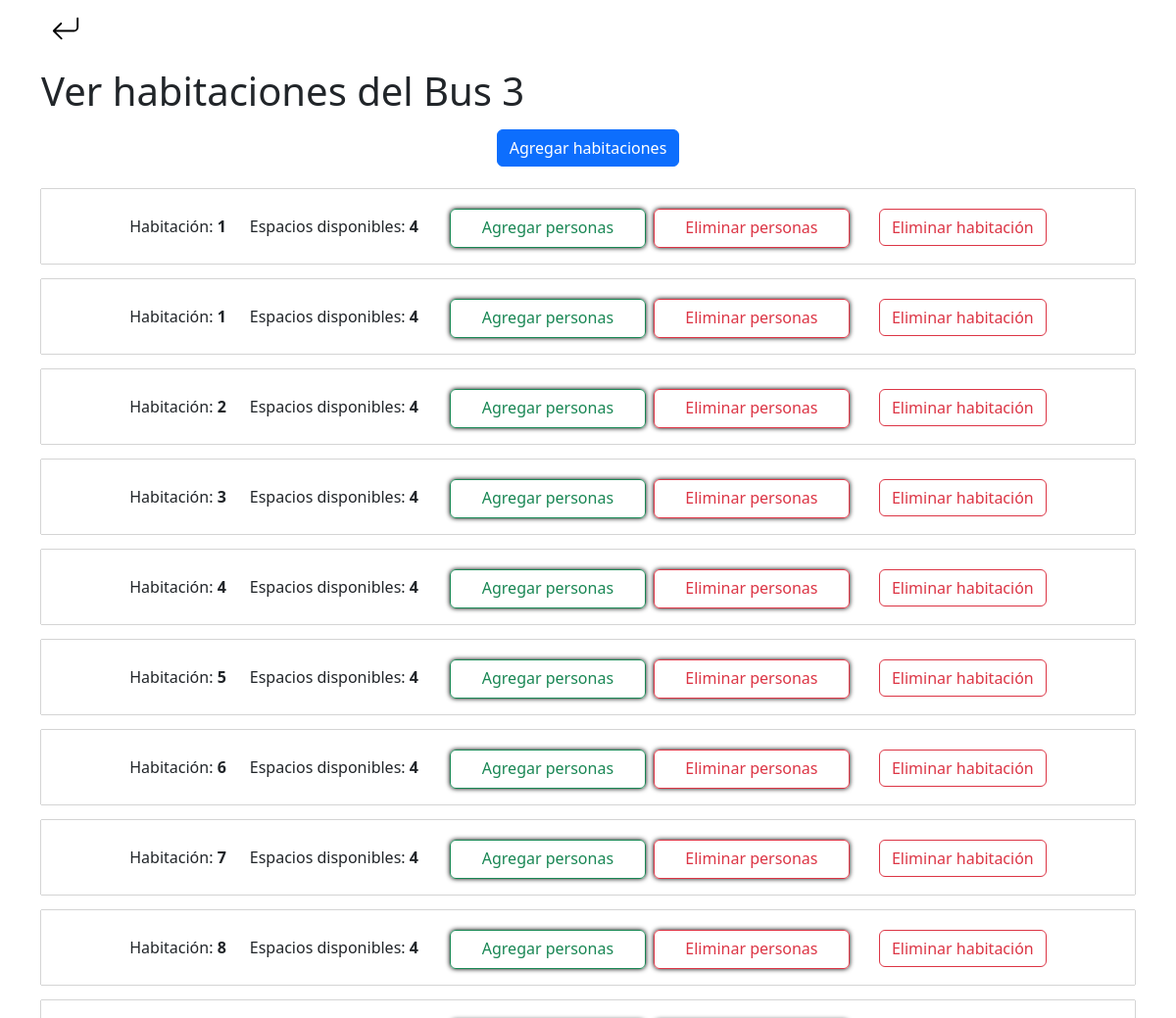
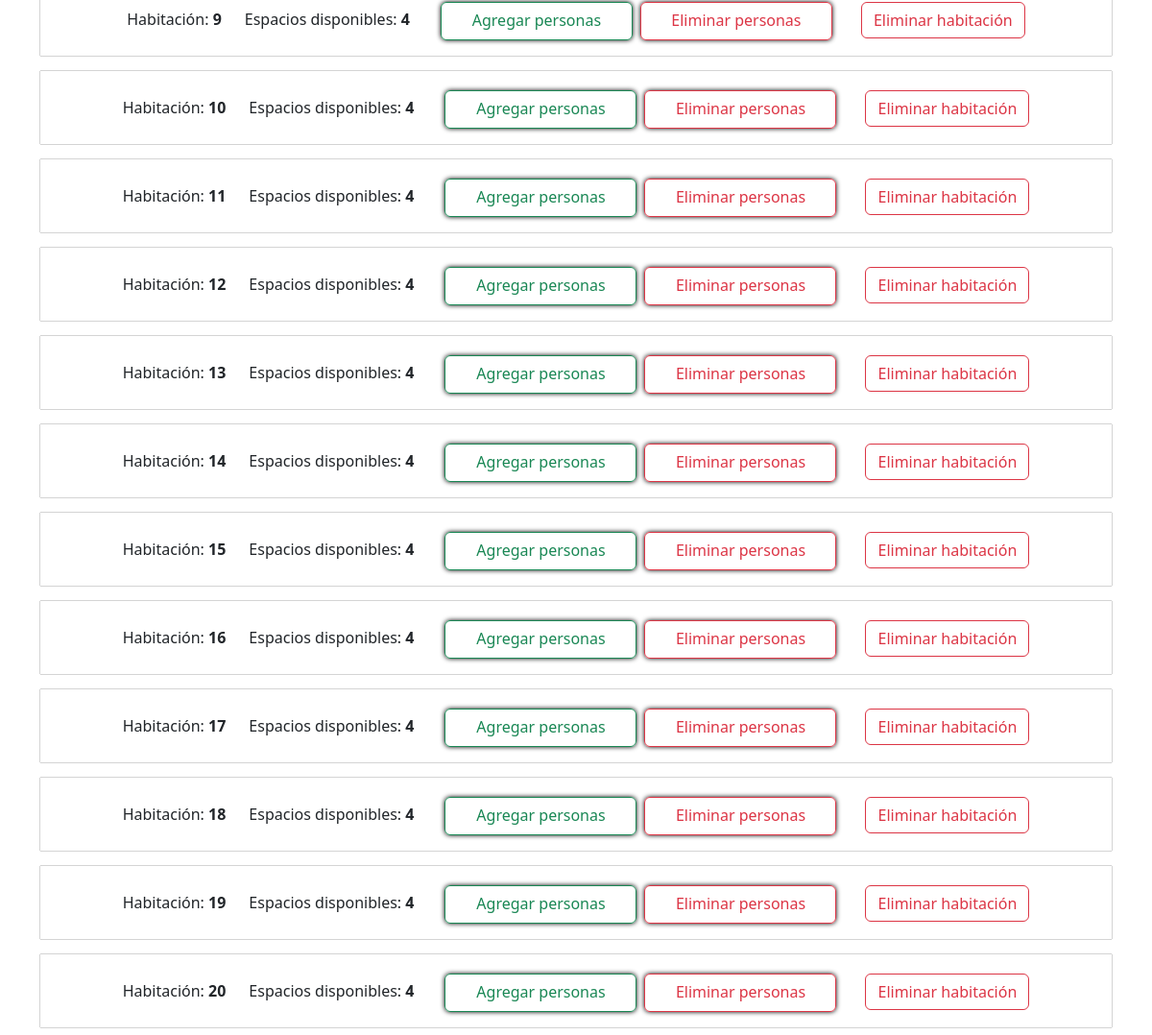
Screenshot of /view_rooms/3/ (signed in) with the database file from the repository (2 pictures, top to bottom).
### pageLogin/models.py (models this page shows)
class Rooms_Bus(models.Model):
    name = models.CharField(max_length=50, unique=True)
    bus = models.ForeignKey(Bus, on_delete=models.CASCADE)

class Bus(models.Model):
    nombre = models.CharField(max_length=100, unique=True)
    date_of_travel = models.ForeignKey(DatesOfTravel, on_delete=models.CASCADE, null=False)
    class Meta:
        verbose_name = 'Bus'
        verbose_name_plural = 'Buses'
    def __str__(self):
        return self.nombre

### pagePrincipal/models.py (models this page shows)
class Room(models.Model):
    number = models.CharField(max_length=10, null=True, blank=True)
    max_capacity = models.PositiveIntegerField(default=4)
    min_capacity = models.PositiveIntegerField(default=1)
    remaining_spaces = models.IntegerField(default=4)
    users = models.ManyToManyField(User, blank=True)
    companions = models.ManyToManyField(Companions, blank=True)
    rooms_bus = models.ForeignKey(Rooms_Bus, on_delete=models.CASCADE)

### Panel_Admin/views.py (the view)
# urls.py: path('view_rooms/<int:room_id>/', viewRooms.as_view(), name='ViewRooms'),
class viewRooms(LoginRequiredMixin, View):
    login_url = '/'
    def get(self, request, room_id):
        room = Rooms_Bus.objects.get(bus=room_id)
        rooms = Room.objects.annotate(
            number_as_int=Cast('number', IntegerField())
        ).filter(rooms_bus=room).order_by('number_as_int')
        bus_id = room_id
        return render(request, 'view-rooms.html', {'rooms': rooms, 'room_search': room, 'bus_id': bus_id})

### templates/view-rooms.html (shortened to what this page needs)
{% extends 'PanelAdmin.html' %}
{% load static %}
{% load pwa %}
{% block content %}
<section class="bus">
    <section class="back">
        <div class="container">
            <a href="{% url 'ViewBus' bus_id %}">
            </a>
        </div>
    </section>
    <div class="container">
        <h1 class="mt-4">Ver habitaciones del {{room_search.bus}}</h1>
        <div class="buttons-row" style="margin: 15px 0px;">
            <a href="{% url 'AddRooms' bus_id %}" class="btn btn-primary mx-1">Agregar habitaciones</a>
        </div>
        <div class="car">
            <div class="card-body d-flex justify-content-center align-items-center flex-column">
                {% for room in rooms %}
                    <div class="room-card d-flex justify-content-center text-center my-2">
                        <p class="mt-3">Habitación: <span style="font-weight: bold;">{{room.number}}</span></p>
                        {% if room.remaining_spaces == 0 %}
                            <p class="mt-3 mx-2">Espacios disponibles: <span style="font-weight: bold;">0</span></p>
                        {% else %}
                            <p class="mt-3 mx-4">Espacios disponibles: <span style="font-weight: bold;">{{room.remaining_spaces}}</span></p>
                        {% endif %}
                        <a href="{% url 'AddUsersToRoom' room.id bus_id %}" class="btn btn-outline-success mx-2 mb-1 room-btn">Agregar personas</a>
                        <a href="{% url 'DeletePeopleFromRoom' room.id bus_id %}" class="btn btn-outline-danger room-btn">Eliminar personas</a>
                        <form action="{% url 'DeleteRoom' bus_id room.id %}" method="post" class="delete-room-form">
                            <button type="submit" class="btn btn-outline-danger delete-room-btn">Eliminar habitación</button>
                        </form>
                    </div>
                {% endfor %}
            </div>
        </div>
    </div>
</section>
{% endblock %}

### static/css/styles.css (style rules this page uses)
* { margin: 0; padding: 0; box-sizing: border-box; }
body { min-height: 100dvh; }
.buttons-row { display: flex; flex-direction: row; justify-content: center; }
.bus { height: auto; }

### templates/view-rooms.html (style rules this page uses)
.room-card { box-shadow: 0px 0px 1px black; padding: 10px; width: 100%; }
.room-btn { width: 200px; height: 40px; box-shadow: 0px 0px 5px black; margin-top: 10px; }
.delete-room-form { margin-left: 30px; margin-top: 10px; }

### rows the page displays
Rooms_Bus: bus "Bus 3"
Room: number "1", remaining_spaces "4"
Room: number "1", remaining_spaces "4"
Room: number "2", remaining_spaces "4"
Room: number "3", remaining_spaces "4"
Room: number "4", remaining_spaces "4"
Room: number "5", remaining_spaces "4"
Room: number "6", remaining_spaces "4"
Room: number "7", remaining_spaces "4"
Room: number "8", remaining_spaces "4"
Room: number "9", remaining_spaces "4"
Room: number "10", remaining_spaces "4"
Room: number "11", remaining_spaces "4"
Room: number "12", remaining_spaces "4"
Room: number "13", remaining_spaces "4"
Room: number "14", remaining_spaces "4"
Room: number "15", remaining_spaces "4"
Room: number "16", remaining_spaces "4"
Room: number "17", remaining_spaces "4"
Room: number "18", remaining_spaces "4"
Room: number "19", remaining_spaces "4"
Room: number "20", remaining_spaces "4"
